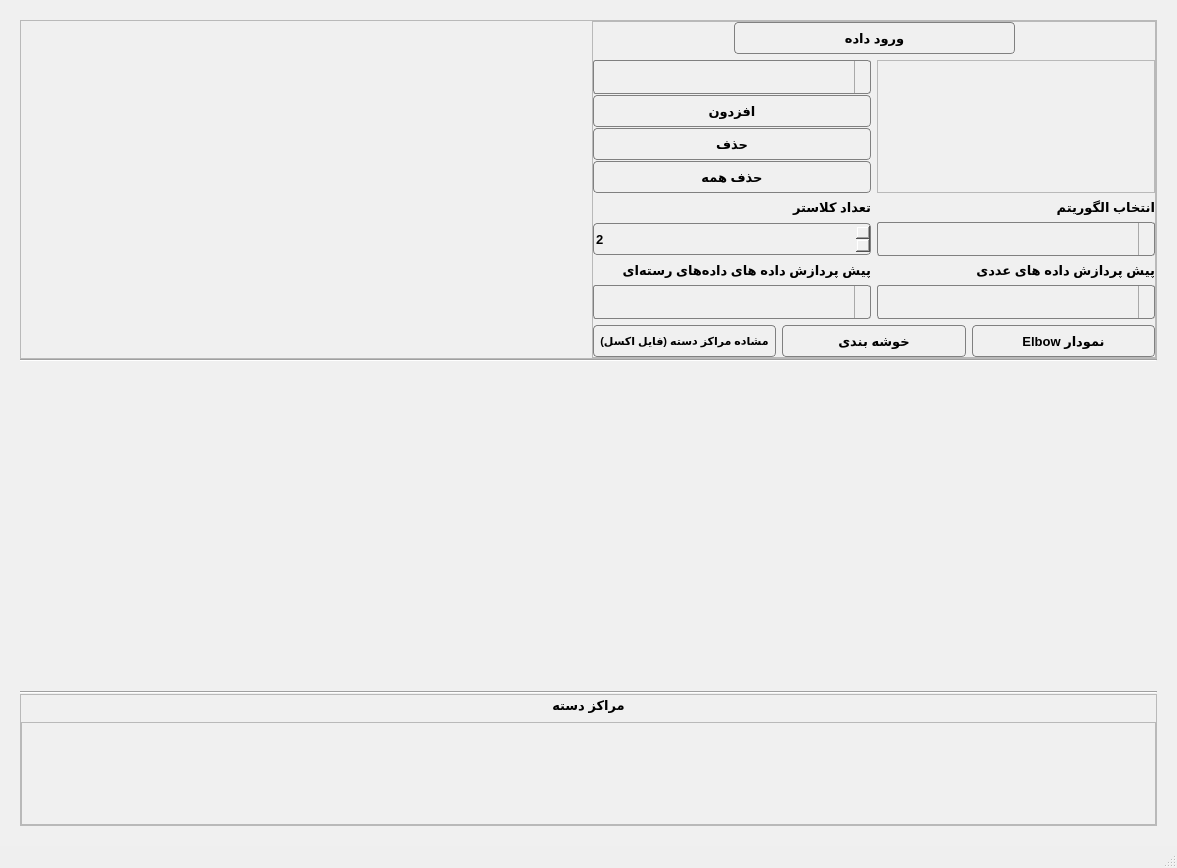
<?xml version="1.0" encoding="UTF-8"?>
<ui version="4.0">
 <class>MainWindow</class>
 <widget class="QMainWindow" name="MainWindow">
  <property name="geometry">
   <rect>
    <x>0</x>
    <y>0</y>
    <width>1177</width>
    <height>868</height>
   </rect>
  </property>
  <property name="windowTitle">
   <string>GhestaClustring</string>
  </property>
  <widget class="QWidget" name="centralwidget">
   <property name="styleSheet">
    <string notr="true">background-color: rgb(240, 240, 240);</string>
   </property>
   <layout class="QVBoxLayout" name="verticalLayout" stretch="5,0,5,0,2">
    <property name="spacing">
     <number>0</number>
    </property>
    <property name="leftMargin">
     <number>20</number>
    </property>
    <property name="topMargin">
     <number>20</number>
    </property>
    <property name="rightMargin">
     <number>20</number>
    </property>
    <property name="bottomMargin">
     <number>20</number>
    </property>
    <item>
     <widget class="QFrame" name="parameterelbow_frame">
      <property name="frameShape">
       <enum>QFrame::StyledPanel</enum>
      </property>
      <property name="frameShadow">
       <enum>QFrame::Raised</enum>
      </property>
      <layout class="QHBoxLayout" name="horizontalLayout" stretch="1,1">
       <property name="leftMargin">
        <number>0</number>
       </property>
       <property name="topMargin">
        <number>0</number>
       </property>
       <property name="rightMargin">
        <number>0</number>
       </property>
       <property name="bottomMargin">
        <number>0</number>
       </property>
       <item>
        <widget class="QFrame" name="frame_3">
         <property name="styleSheet">
          <string notr="true">background-color: #f0f0f0;
border-radius: 10px;</string>
         </property>
         <property name="frameShape">
          <enum>QFrame::StyledPanel</enum>
         </property>
         <property name="frameShadow">
          <enum>QFrame::Raised</enum>
         </property>
         <layout class="QVBoxLayout" name="verticalLayout_8">
          <property name="spacing">
           <number>0</number>
          </property>
          <property name="leftMargin">
           <number>0</number>
          </property>
          <property name="topMargin">
           <number>0</number>
          </property>
          <property name="rightMargin">
           <number>0</number>
          </property>
          <property name="bottomMargin">
           <number>0</number>
          </property>
          <item>
           <layout class="QVBoxLayout" name="verticalLayout_Elbow_plot"/>
          </item>
         </layout>
        </widget>
       </item>
       <item>
        <widget class="QFrame" name="frame_2">
         <property name="maximumSize">
          <size>
           <width>600</width>
           <height>400</height>
          </size>
         </property>
         <property name="frameShape">
          <enum>QFrame::StyledPanel</enum>
         </property>
         <property name="frameShadow">
          <enum>QFrame::Raised</enum>
         </property>
         <layout class="QVBoxLayout" name="verticalLayout_4">
          <property name="leftMargin">
           <number>0</number>
          </property>
          <property name="topMargin">
           <number>0</number>
          </property>
          <property name="rightMargin">
           <number>0</number>
          </property>
          <property name="bottomMargin">
           <number>0</number>
          </property>
          <item>
           <layout class="QVBoxLayout" name="verticalLayout_2" stretch="1,4,2,0">
            <item>
             <layout class="QHBoxLayout" name="horizontalLayout_2" stretch="1,2,1">
              <item>
               <spacer name="horizontalSpacer">
                <property name="orientation">
                 <enum>Qt::Horizontal</enum>
                </property>
                <property name="sizeHint" stdset="0">
                 <size>
                  <width>40</width>
                  <height>20</height>
                 </size>
                </property>
               </spacer>
              </item>
              <item>
               <widget class="QPushButton" name="pushButton_import">
                <property name="font">
                 <font>
                  <pointsize>10</pointsize>
                  <weight>75</weight>
                  <bold>true</bold>
                 </font>
                </property>
                <property name="cursor">
                 <cursorShape>PointingHandCursor</cursorShape>
                </property>
                <property name="styleSheet">
                 <string notr="true">QPushButton {
    border: 1px solid gray;
    border-radius: 4px;
    background-color: qlineargradient(x1: 0, y1: 0, x2: 0, y2: 1,
                                      stop: 0 #f6f7fa, stop: 1 #dadbde);
    min-width: 80px;
	min-height:30px;
}

QPushButton:pressed {
    background-color: qlineargradient(x1: 0, y1: 0, x2: 0, y2: 1,
                                      stop: 0 #dadbde, stop: 1 #f6f7fa);
}

QPushButton:flat {
    border: none; /* no border for a flat push button */
}

QPushButton:default {
    border-color: navy; /* make the default button prominent */
}</string>
                </property>
                <property name="text">
                 <string>ورود داده</string>
                </property>
               </widget>
              </item>
              <item>
               <spacer name="horizontalSpacer_2">
                <property name="orientation">
                 <enum>Qt::Horizontal</enum>
                </property>
                <property name="sizeHint" stdset="0">
                 <size>
                  <width>40</width>
                  <height>20</height>
                 </size>
                </property>
               </spacer>
              </item>
             </layout>
            </item>
            <item>
             <layout class="QHBoxLayout" name="horizontalLayout_3" stretch="1,1">
              <item>
               <layout class="QVBoxLayout" name="verticalLayout_3">
                <property name="spacing">
                 <number>1</number>
                </property>
                <item>
                 <widget class="QComboBox" name="comboBox_featuers">
                  <property name="styleSheet">
                   <string notr="true">QComboBox {
    border: 1px solid gray;
    border-radius: 3px;
    padding: 1px 18px 1px 3px;
    min-width: 6em;
min-height:30px;
}

QComboBox:editable {
    background: white;
}

QComboBox:!editable, QComboBox::drop-down:editable {
     background: qlineargradient(x1: 0, y1: 0, x2: 0, y2: 1,
                                 stop: 0 #E1E1E1, stop: 0.4 #DDDDDD,
                                 stop: 0.5 #D8D8D8, stop: 1.0 #D3D3D3);
}

/* QComboBox gets the &quot;on&quot; state when the popup is open */
QComboBox:!editable:on, QComboBox::drop-down:editable:on {
    background: qlineargradient(x1: 0, y1: 0, x2: 0, y2: 1,
                                stop: 0 #D3D3D3, stop: 0.4 #D8D8D8,
                                stop: 0.5 #DDDDDD, stop: 1.0 #E1E1E1);
}

QComboBox:on { /* shift the text when the popup opens */
    padding-top: 3px;
    padding-left: 4px;
}

QComboBox::drop-down {
    subcontrol-origin: padding;
    subcontrol-position: top right;
    width: 15px;

    border-left-width: 1px;
    border-left-color: darkgray;
    border-left-style: solid; /* just a single line */
    border-top-right-radius: 3px; /* same radius as the QComboBox */
    border-bottom-right-radius: 3px;
}

QComboBox::down-arrow {
    image: url(/usr/share/icons/crystalsvg/16x16/actions/1downarrow.png);
}

QComboBox::down-arrow:on { /* shift the arrow when popup is open */
    top: 1px;
    left: 1px;
}</string>
                  </property>
                 </widget>
                </item>
                <item>
                 <widget class="QPushButton" name="pushButton_add_feature">
                  <property name="font">
                   <font>
                    <pointsize>10</pointsize>
                    <weight>75</weight>
                    <bold>true</bold>
                   </font>
                  </property>
                  <property name="cursor">
                   <cursorShape>PointingHandCursor</cursorShape>
                  </property>
                  <property name="styleSheet">
                   <string notr="true">QPushButton {
    border: 1px solid gray;
    border-radius: 4px;
    background-color: qlineargradient(x1: 0, y1: 0, x2: 0, y2: 1,
                                      stop: 0 #f6f7fa, stop: 1 #dadbde);
    min-width: 80px;
	min-height:30px;
}

QPushButton:pressed {
    background-color: qlineargradient(x1: 0, y1: 0, x2: 0, y2: 1,
                                      stop: 0 #dadbde, stop: 1 #f6f7fa);
}

QPushButton:flat {
    border: none; /* no border for a flat push button */
}

QPushButton:default {
    border-color: navy; /* make the default button prominent */
}</string>
                  </property>
                  <property name="text">
                   <string>افزدون</string>
                  </property>
                 </widget>
                </item>
                <item>
                 <widget class="QPushButton" name="pushButton_remove_feature">
                  <property name="font">
                   <font>
                    <pointsize>10</pointsize>
                    <weight>75</weight>
                    <bold>true</bold>
                   </font>
                  </property>
                  <property name="cursor">
                   <cursorShape>PointingHandCursor</cursorShape>
                  </property>
                  <property name="styleSheet">
                   <string notr="true">QPushButton {
    border: 1px solid gray;
    border-radius: 4px;
    background-color: qlineargradient(x1: 0, y1: 0, x2: 0, y2: 1,
                                      stop: 0 #f6f7fa, stop: 1 #dadbde);
    min-width: 80px;
	min-height:30px;
}

QPushButton:pressed {
    background-color: qlineargradient(x1: 0, y1: 0, x2: 0, y2: 1,
                                      stop: 0 #dadbde, stop: 1 #f6f7fa);
}

QPushButton:flat {
    border: none; /* no border for a flat push button */
}

QPushButton:default {
    border-color: navy; /* make the default button prominent */
}</string>
                  </property>
                  <property name="text">
                   <string>حذف</string>
                  </property>
                 </widget>
                </item>
                <item>
                 <widget class="QPushButton" name="pushButton_remove_all_features">
                  <property name="font">
                   <font>
                    <pointsize>10</pointsize>
                    <weight>75</weight>
                    <bold>true</bold>
                   </font>
                  </property>
                  <property name="cursor">
                   <cursorShape>PointingHandCursor</cursorShape>
                  </property>
                  <property name="styleSheet">
                   <string notr="true">QPushButton {
    border: 1px solid gray;
    border-radius: 4px;
    background-color: qlineargradient(x1: 0, y1: 0, x2: 0, y2: 1,
                                      stop: 0 #f6f7fa, stop: 1 #dadbde);
    min-width: 80px;
	min-height:30px;
}

QPushButton:pressed {
    background-color: qlineargradient(x1: 0, y1: 0, x2: 0, y2: 1,
                                      stop: 0 #dadbde, stop: 1 #f6f7fa);
}

QPushButton:flat {
    border: none; /* no border for a flat push button */
}

QPushButton:default {
    border-color: navy; /* make the default button prominent */
}</string>
                  </property>
                  <property name="text">
                   <string>حذف همه</string>
                  </property>
                 </widget>
                </item>
               </layout>
              </item>
              <item>
               <widget class="QListWidget" name="listWidget"/>
              </item>
             </layout>
            </item>
            <item>
             <layout class="QGridLayout" name="gridLayout">
              <item row="0" column="1">
               <widget class="QLabel" name="label_3">
                <property name="font">
                 <font>
                  <pointsize>10</pointsize>
                  <weight>75</weight>
                  <bold>true</bold>
                 </font>
                </property>
                <property name="text">
                 <string>انتخاب الگوریتم</string>
                </property>
               </widget>
              </item>
              <item row="0" column="0">
               <widget class="QLabel" name="label_2">
                <property name="font">
                 <font>
                  <pointsize>10</pointsize>
                  <weight>75</weight>
                  <bold>true</bold>
                 </font>
                </property>
                <property name="text">
                 <string>تعداد کلاستر</string>
                </property>
               </widget>
              </item>
              <item row="1" column="0">
               <widget class="QSpinBox" name="spinBox_cluster_num">
                <property name="font">
                 <font>
                  <pointsize>10</pointsize>
                  <weight>75</weight>
                  <bold>true</bold>
                 </font>
                </property>
                <property name="styleSheet">
                 <string notr="true">QSpinBox  {
    border: 1px solid gray;
    border-radius: 4px;
    background-color: qlineargradient(x1: 0, y1: 0, x2: 0, y2: 1,
                                      stop: 0 #f6f7fa, stop: 1 #dadbde);
    min-width: 80px;
	min-height:30px;
}</string>
                </property>
                <property name="minimum">
                 <number>1</number>
                </property>
                <property name="value">
                 <number>2</number>
                </property>
               </widget>
              </item>
              <item row="1" column="1">
               <widget class="QComboBox" name="comboBox_cluster_method">
                <property name="font">
                 <font>
                  <pointsize>10</pointsize>
                  <weight>75</weight>
                  <bold>true</bold>
                 </font>
                </property>
                <property name="styleSheet">
                 <string notr="true">QComboBox {
    border: 1px solid gray;
    border-radius: 3px;
    padding: 1px 18px 1px 3px;
    min-width: 6em;
min-height:30px;
}

QComboBox:editable {
    background: white;
}

QComboBox:!editable, QComboBox::drop-down:editable {
     background: qlineargradient(x1: 0, y1: 0, x2: 0, y2: 1,
                                 stop: 0 #E1E1E1, stop: 0.4 #DDDDDD,
                                 stop: 0.5 #D8D8D8, stop: 1.0 #D3D3D3);
}

/* QComboBox gets the &quot;on&quot; state when the popup is open */
QComboBox:!editable:on, QComboBox::drop-down:editable:on {
    background: qlineargradient(x1: 0, y1: 0, x2: 0, y2: 1,
                                stop: 0 #D3D3D3, stop: 0.4 #D8D8D8,
                                stop: 0.5 #DDDDDD, stop: 1.0 #E1E1E1);
}

QComboBox:on { /* shift the text when the popup opens */
    padding-top: 3px;
    padding-left: 4px;
}

QComboBox::drop-down {
    subcontrol-origin: padding;
    subcontrol-position: top right;
    width: 15px;

    border-left-width: 1px;
    border-left-color: darkgray;
    border-left-style: solid; /* just a single line */
    border-top-right-radius: 3px; /* same radius as the QComboBox */
    border-bottom-right-radius: 3px;
}

QComboBox::down-arrow {
    image: url(/usr/share/icons/crystalsvg/16x16/actions/1downarrow.png);
}

QComboBox::down-arrow:on { /* shift the arrow when popup is open */
    top: 1px;
    left: 1px;
}</string>
                </property>
               </widget>
              </item>
              <item row="3" column="1">
               <widget class="QComboBox" name="comboBox_numeric">
                <property name="font">
                 <font>
                  <pointsize>10</pointsize>
                  <weight>75</weight>
                  <bold>true</bold>
                 </font>
                </property>
                <property name="styleSheet">
                 <string notr="true">QComboBox {
    border: 1px solid gray;
    border-radius: 3px;
    padding: 1px 18px 1px 3px;
    min-width: 6em;
min-height:30px;
}

QComboBox:editable {
    background: white;
}

QComboBox:!editable, QComboBox::drop-down:editable {
     background: qlineargradient(x1: 0, y1: 0, x2: 0, y2: 1,
                                 stop: 0 #E1E1E1, stop: 0.4 #DDDDDD,
                                 stop: 0.5 #D8D8D8, stop: 1.0 #D3D3D3);
}

/* QComboBox gets the &quot;on&quot; state when the popup is open */
QComboBox:!editable:on, QComboBox::drop-down:editable:on {
    background: qlineargradient(x1: 0, y1: 0, x2: 0, y2: 1,
                                stop: 0 #D3D3D3, stop: 0.4 #D8D8D8,
                                stop: 0.5 #DDDDDD, stop: 1.0 #E1E1E1);
}

QComboBox:on { /* shift the text when the popup opens */
    padding-top: 3px;
    padding-left: 4px;
}

QComboBox::drop-down {
    subcontrol-origin: padding;
    subcontrol-position: top right;
    width: 15px;

    border-left-width: 1px;
    border-left-color: darkgray;
    border-left-style: solid; /* just a single line */
    border-top-right-radius: 3px; /* same radius as the QComboBox */
    border-bottom-right-radius: 3px;
}

QComboBox::down-arrow {
    image: url(/usr/share/icons/crystalsvg/16x16/actions/1downarrow.png);
}

QComboBox::down-arrow:on { /* shift the arrow when popup is open */
    top: 1px;
    left: 1px;
}</string>
                </property>
               </widget>
              </item>
              <item row="2" column="1">
               <widget class="QLabel" name="label_4">
                <property name="font">
                 <font>
                  <pointsize>10</pointsize>
                  <weight>75</weight>
                  <bold>true</bold>
                 </font>
                </property>
                <property name="text">
                 <string>پیش پردازش داده های عددی</string>
                </property>
               </widget>
              </item>
              <item row="2" column="0">
               <widget class="QLabel" name="label_5">
                <property name="font">
                 <font>
                  <pointsize>10</pointsize>
                  <weight>75</weight>
                  <bold>true</bold>
                 </font>
                </property>
                <property name="text">
                 <string>پیش پردازش داده های داده‌های رسته‌ای</string>
                </property>
               </widget>
              </item>
              <item row="3" column="0">
               <widget class="QComboBox" name="comboBox_categorical">
                <property name="font">
                 <font>
                  <pointsize>10</pointsize>
                  <weight>75</weight>
                  <bold>true</bold>
                 </font>
                </property>
                <property name="styleSheet">
                 <string notr="true">QComboBox {
    border: 1px solid gray;
    border-radius: 3px;
    padding: 1px 18px 1px 3px;
    min-width: 6em;
min-height:30px;
}

QComboBox:editable {
    background: white;
}

QComboBox:!editable, QComboBox::drop-down:editable {
     background: qlineargradient(x1: 0, y1: 0, x2: 0, y2: 1,
                                 stop: 0 #E1E1E1, stop: 0.4 #DDDDDD,
                                 stop: 0.5 #D8D8D8, stop: 1.0 #D3D3D3);
}

/* QComboBox gets the &quot;on&quot; state when the popup is open */
QComboBox:!editable:on, QComboBox::drop-down:editable:on {
    background: qlineargradient(x1: 0, y1: 0, x2: 0, y2: 1,
                                stop: 0 #D3D3D3, stop: 0.4 #D8D8D8,
                                stop: 0.5 #DDDDDD, stop: 1.0 #E1E1E1);
}

QComboBox:on { /* shift the text when the popup opens */
    padding-top: 3px;
    padding-left: 4px;
}

QComboBox::drop-down {
    subcontrol-origin: padding;
    subcontrol-position: top right;
    width: 15px;

    border-left-width: 1px;
    border-left-color: darkgray;
    border-left-style: solid; /* just a single line */
    border-top-right-radius: 3px; /* same radius as the QComboBox */
    border-bottom-right-radius: 3px;
}

QComboBox::down-arrow {
    image: url(/usr/share/icons/crystalsvg/16x16/actions/1downarrow.png);
}

QComboBox::down-arrow:on { /* shift the arrow when popup is open */
    top: 1px;
    left: 1px;
}</string>
                </property>
               </widget>
              </item>
             </layout>
            </item>
            <item>
             <layout class="QHBoxLayout" name="horizontalLayout_5" stretch="2,2,2">
              <item>
               <widget class="QPushButton" name="pushButton_export_centers">
                <property name="font">
                 <font>
                  <pointsize>8</pointsize>
                  <weight>75</weight>
                  <bold>true</bold>
                 </font>
                </property>
                <property name="cursor">
                 <cursorShape>PointingHandCursor</cursorShape>
                </property>
                <property name="styleSheet">
                 <string notr="true">QPushButton {
    border: 1px solid gray;
    border-radius: 4px;
    background-color: qlineargradient(x1: 0, y1: 0, x2: 0, y2: 1,
                                      stop: 0 #f6f7fa, stop: 1 #dadbde);
    min-width: 80px;
	min-height:30px;
}

QPushButton:pressed {
    background-color: qlineargradient(x1: 0, y1: 0, x2: 0, y2: 1,
                                      stop: 0 #dadbde, stop: 1 #f6f7fa);
}

QPushButton:flat {
    border: none; /* no border for a flat push button */
}

QPushButton:default {
    border-color: navy; /* make the default button prominent */
}</string>
                </property>
                <property name="text">
                 <string>مشاده مراکز دسته (فایل اکسل)</string>
                </property>
               </widget>
              </item>
              <item>
               <widget class="QPushButton" name="pushButton_clustring">
                <property name="font">
                 <font>
                  <pointsize>10</pointsize>
                  <weight>75</weight>
                  <bold>true</bold>
                 </font>
                </property>
                <property name="cursor">
                 <cursorShape>PointingHandCursor</cursorShape>
                </property>
                <property name="styleSheet">
                 <string notr="true">QPushButton {
    border: 1px solid gray;
    border-radius: 4px;
    background-color: qlineargradient(x1: 0, y1: 0, x2: 0, y2: 1,
                                      stop: 0 #f6f7fa, stop: 1 #dadbde);
    min-width: 80px;
	min-height:30px;
}

QPushButton:pressed {
    background-color: qlineargradient(x1: 0, y1: 0, x2: 0, y2: 1,
                                      stop: 0 #dadbde, stop: 1 #f6f7fa);
}

QPushButton:flat {
    border: none; /* no border for a flat push button */
}

QPushButton:default {
    border-color: navy; /* make the default button prominent */
}</string>
                </property>
                <property name="text">
                 <string>خوشه بندی</string>
                </property>
               </widget>
              </item>
              <item>
               <widget class="QPushButton" name="pushButton_Elbow">
                <property name="font">
                 <font>
                  <pointsize>10</pointsize>
                  <weight>75</weight>
                  <bold>true</bold>
                 </font>
                </property>
                <property name="cursor">
                 <cursorShape>PointingHandCursor</cursorShape>
                </property>
                <property name="styleSheet">
                 <string notr="true">QPushButton {
    border: 1px solid gray;
    border-radius: 4px;
    background-color: qlineargradient(x1: 0, y1: 0, x2: 0, y2: 1,
                                      stop: 0 #f6f7fa, stop: 1 #dadbde);
    min-width: 80px;
	min-height:30px;
}

QPushButton:pressed {
    background-color: qlineargradient(x1: 0, y1: 0, x2: 0, y2: 1,
                                      stop: 0 #dadbde, stop: 1 #f6f7fa);
}

QPushButton:flat {
    border: none; /* no border for a flat push button */
}

QPushButton:default {
    border-color: navy; /* make the default button prominent */
}</string>
                </property>
                <property name="text">
                 <string> Elbow نمودار </string>
                </property>
               </widget>
              </item>
             </layout>
            </item>
           </layout>
          </item>
         </layout>
        </widget>
       </item>
      </layout>
     </widget>
    </item>
    <item>
     <widget class="Line" name="line">
      <property name="orientation">
       <enum>Qt::Horizontal</enum>
      </property>
     </widget>
    </item>
    <item>
     <widget class="QFrame" name="cluster_frame">
      <property name="styleSheet">
       <string notr="true">background-color:#f0f0f0;
border-radius: 10px;</string>
      </property>
      <property name="frameShape">
       <enum>QFrame::StyledPanel</enum>
      </property>
      <property name="frameShadow">
       <enum>QFrame::Raised</enum>
      </property>
      <layout class="QHBoxLayout" name="horizontalLayout_4">
       <property name="leftMargin">
        <number>0</number>
       </property>
       <property name="topMargin">
        <number>0</number>
       </property>
       <property name="rightMargin">
        <number>0</number>
       </property>
       <property name="bottomMargin">
        <number>0</number>
       </property>
       <item>
        <layout class="QVBoxLayout" name="verticalLayout_cluster_plot"/>
       </item>
       <item>
        <layout class="QVBoxLayout" name="verticalLayout_cluster_plot_tsne"/>
       </item>
      </layout>
     </widget>
    </item>
    <item>
     <widget class="Line" name="line_2">
      <property name="orientation">
       <enum>Qt::Horizontal</enum>
      </property>
     </widget>
    </item>
    <item>
     <widget class="QFrame" name="table_frame">
      <property name="frameShape">
       <enum>QFrame::StyledPanel</enum>
      </property>
      <property name="frameShadow">
       <enum>QFrame::Raised</enum>
      </property>
      <layout class="QVBoxLayout" name="verticalLayout_5" stretch="1,5">
       <property name="leftMargin">
        <number>0</number>
       </property>
       <property name="topMargin">
        <number>0</number>
       </property>
       <property name="rightMargin">
        <number>0</number>
       </property>
       <property name="bottomMargin">
        <number>0</number>
       </property>
       <item>
        <widget class="QLabel" name="label_center">
         <property name="font">
          <font>
           <pointsize>10</pointsize>
           <weight>75</weight>
           <bold>true</bold>
          </font>
         </property>
         <property name="text">
          <string>مراکز دسته</string>
         </property>
         <property name="alignment">
          <set>Qt::AlignCenter</set>
         </property>
        </widget>
       </item>
       <item>
        <widget class="QFrame" name="frame_6">
         <property name="styleSheet">
          <string notr="true">background-color:#f0f0f0;</string>
         </property>
         <property name="frameShape">
          <enum>QFrame::StyledPanel</enum>
         </property>
         <property name="frameShadow">
          <enum>QFrame::Raised</enum>
         </property>
         <layout class="QVBoxLayout" name="verticalLayout_6">
          <property name="leftMargin">
           <number>0</number>
          </property>
          <property name="topMargin">
           <number>0</number>
          </property>
          <property name="rightMargin">
           <number>0</number>
          </property>
          <property name="bottomMargin">
           <number>0</number>
          </property>
          <item>
           <layout class="QVBoxLayout" name="verticalLayout_center_table"/>
          </item>
         </layout>
        </widget>
       </item>
      </layout>
     </widget>
    </item>
   </layout>
  </widget>
  <widget class="QMenuBar" name="menubar">
   <property name="geometry">
    <rect>
     <x>0</x>
     <y>0</y>
     <width>1177</width>
     <height>21</height>
    </rect>
   </property>
  </widget>
  <widget class="QStatusBar" name="statusbar"/>
 </widget>
 <resources/>
 <connections/>
</ui>
